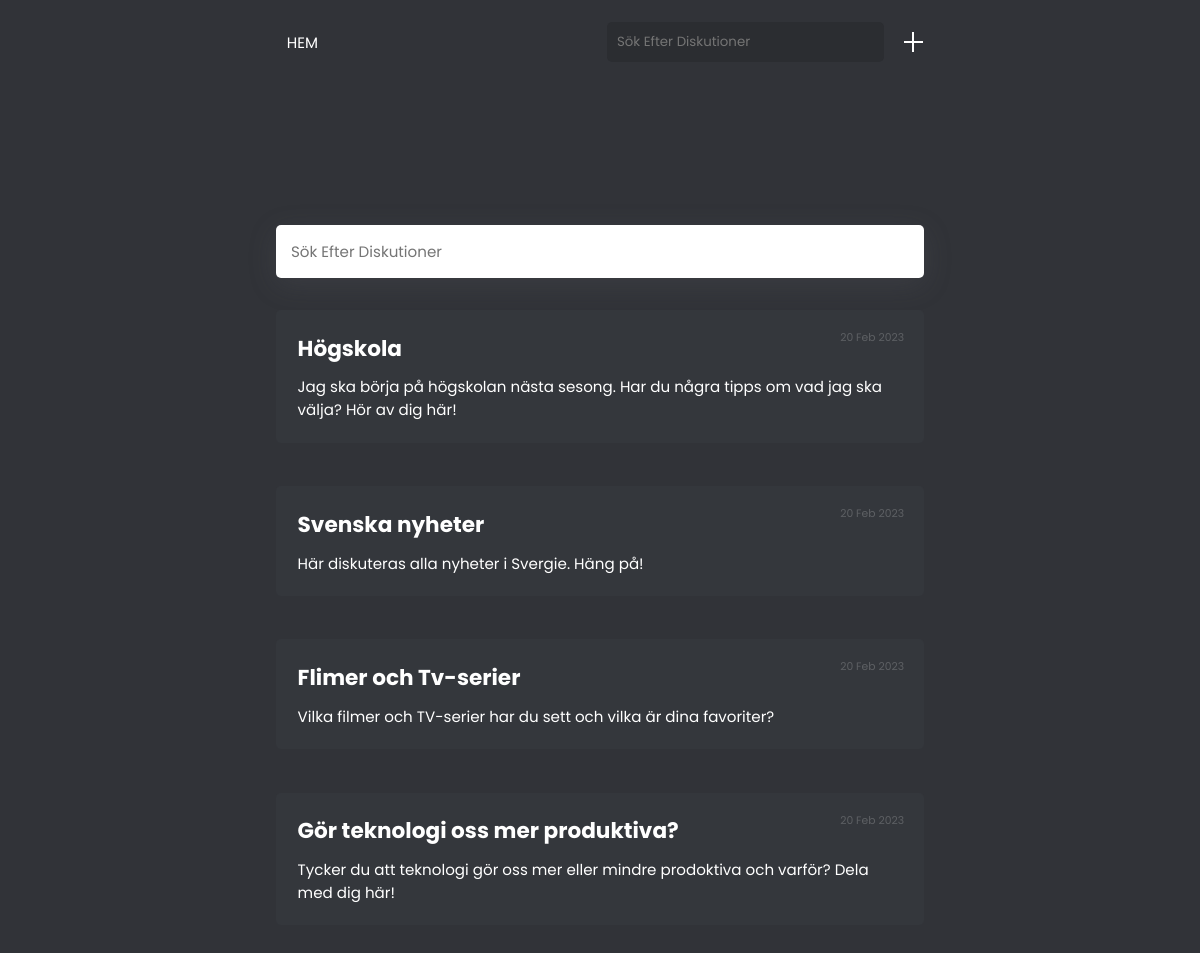
The page / on the database its author committed.
### base/models.py (models this page shows, shortened)
class Room(models.Model):
    name = models.CharField(max_length=200)
    description = models.TextField()
    updated = models.DateTimeField(auto_now=True)
    created = models.DateTimeField(auto_now_add=True)
    class Meta:
        ordering = ['-updated', '-created']

### base/views.py (the view, shortened to what this page needs)
# urls.py: path('', views.home, name="home"),
def home(request):
    rooms = Room.objects.all()
    context = {
        'rooms': rooms,
        'search_room_form': search_room_form
    }
    return render(request, 'base/home.html', context)

### base/templates/base/home.html (shortened to what this page needs)
{% extends 'base.html' %}
{% block content%}
<form class="searchbar" action="" method="POST">
    {{search_room_form}}
</form>
<section class="rooms">
    {% for room in rooms %}
    <a class="room" href="{% url 'room' room.id %}">
        <h3 class="room_title">{{room.name}}</h3>
        <p>{{room.description}}</p>
        <span class="date">{{room.created| date:"d M Y" }}</span>
    </a>
    {% endfor %}
</section>
{% endblock content%}

### templates/base.html (shortened to what this page needs)
<!DOCTYPE html>
<html lang="en">
{% load static %}
<head>
    <link rel="stylesheet" href="{% static 'styles/main.css' %}">
    <link rel="stylesheet" href="{% static 'styles/room.css' %}">
    <link rel="stylesheet" href="{% static 'styles/create_room.css' %}">
</head>
<nav>
    <div>
        <a class="home" href="{% url 'home' %}">HEM</a>
    </div>
    <div>
        <form action="" method="POST">
            {{search_room_form}}
        </form>
        <a href="{% url 'create_room' %}" class="plus"></a>
    </div>
</nav>
<body>
    {% block content%}
    {% endblock content%}
</body>
</html>

### static/styles/main.css (style rules this page uses)
* { margin: 0; padding: 0; -webkit-box-sizing: border-box; box-sizing: border-box; font-family: "Poppins", sans-serif; }
html { font-size: 67.5%; }
h3 { font-size: 2rem; padding-bottom: 1rem; }
p, a { font-size: 1.4rem; }
nav { display: flex; justify-content: space-between; align-items: center; width: 60rem; margin: auto; color: white; padding-top: 20px; }
nav div { display: flex; align-items: center; }
nav .search { padding: 10px; border-radius: 5px; background-color: #2b2d31; color: white; border: none; display: block; outline: none; transition: .2s; }
nav a { text-decoration: none; display: block; color: white; transition: .3s; }
nav .home { padding:1rem; border-radius: 5px; }
nav .plus { margin-left: 20px; width: 20px; height: 20px; transition: .2s; display: block; overflow: hidden; position: relative; transition-timing-function:ease-in-out; }
nav .plus::before { width: 2px; height: 20px; background-color: white; display: block; content: ""; position: absolute; top: 0; transform: rotate(90deg); right: 50%; overflow: hidden; }
nav .plus::after { width: 2px; height: 20px; background-color: white; display: block; content: ""; position: absolute; right: 50%; top: 0; transform: rotate(0deg); }
.searchbar { margin-top: 20vh; }
.searchbar input { width: 60rem; margin: auto; display: block; padding: 15px; border-radius: 5px; -webkit-box-shadow: rgba(100, 100, 111, 0.2) 0px 7px 29px 0px; box-shadow: rgba(100, 100, 111, 0.2) 0px 7px 29px 0px; border: none; margin-bottom: 3rem; font-size: 1.4rem; outline: none; position: relative; }
.rooms { margin: auto; }
.room { border-radius: 5px; display: block; text-decoration: none; color: white; width: 60rem; max-width: 100%; margin: auto; margin-bottom: 4rem; background-color: #34373c; -webkit-transition: 0.2s; transition: 0.2s; padding: 2rem; line-break: normal; position: relative; }
.room .date { position: absolute; right: 20px; top: 20px; opacity: 0.2; font-size: 1rem; }
p { word-wrap: break-word; }

### static/styles/room.css (style rules this page uses)
body { background-color: #313338; }

### rows shown on the page
Room: name "Högskola", description "Jag ska börja på högskolan nästa sesong. Har du några tipps om vad jag ska välja? Hör av dig här!", created "20 Feb 2023"
Room: name "Svenska nyheter", description "Här diskuteras alla nyheter i Svergie. Häng på!", created "20 Feb 2023"
Room: name "Flimer och Tv-serier", description "Vilka filmer och TV-serier har du sett och vilka är dina favoriter?", created "20 Feb 2023"
Room: name "Gör teknologi oss mer produktiva?", description "Tycker du att teknologi gör oss mer eller mindre prodoktiva och varför? Dela med dig här!", created "20 Feb 2023"
